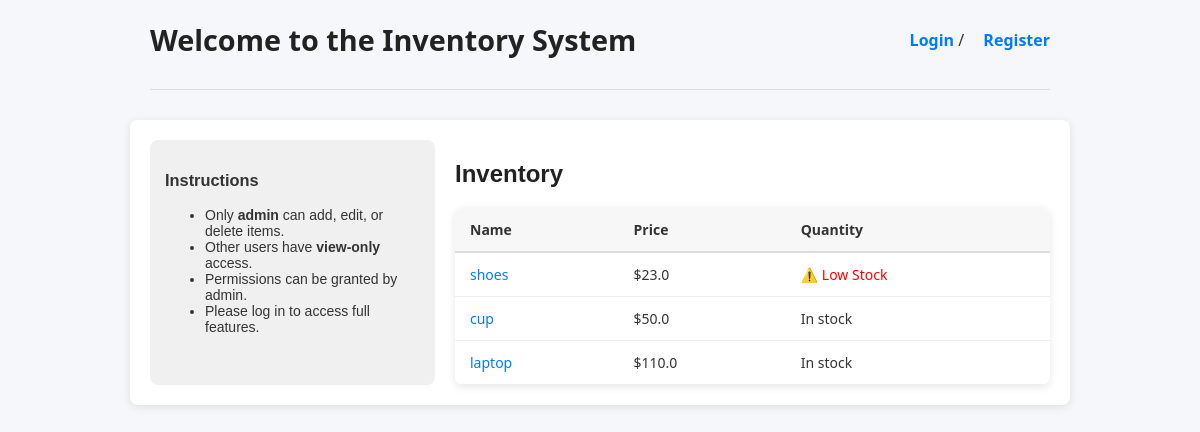
Before: / with the older database file.
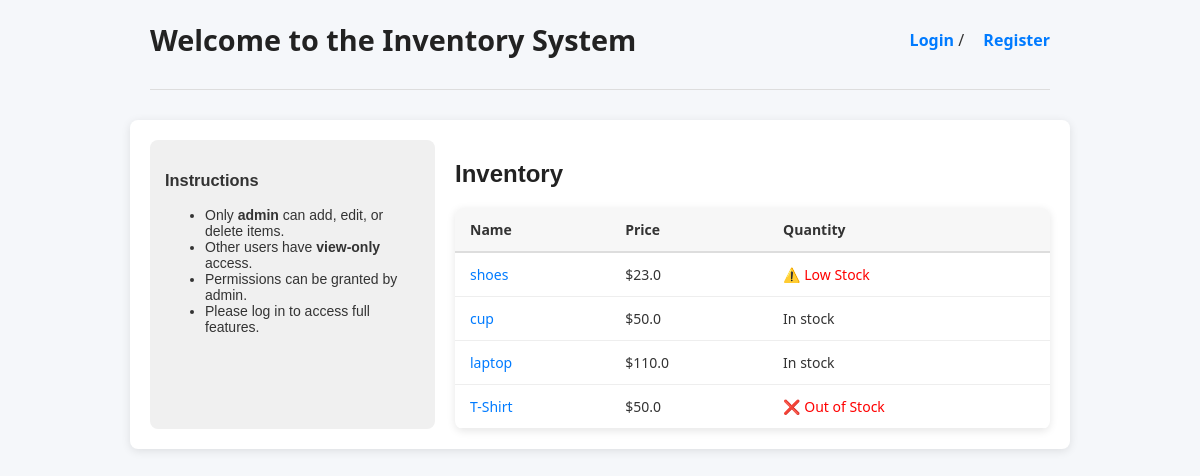
After: the same page with the newer database file.
### model.py (models this page shows)
class Item(Base):
    __tablename__ = "items"
    id = Column(Integer, primary_key=True, index=True)
    name = Column(String, index=True)
    description = Column(String, nullable=True)
    price = Column(Float)
    quantity = Column(Integer)

### main.py (the view)
@app.get("/", response_class=HTMLResponse)
def home_ui(request: Request, db: Session = Depends(get_db)):
    items = db.query(model.Item).all()
    return templates.TemplateResponse("items.html", {"request": request, "items": items})

### templates/items.html (shortened to what this page needs)
{% extends "main.html" %}
{% block content %}
<div class="layout">
  <div class="instructions">
    <h3>Instructions</h3>
    <ul>
      <li>Only <strong>admin</strong> can add, edit, or delete items.</li>
      <li>Other users have <strong>view-only</strong> access.</li>
      <li>Permissions can be granted by admin.</li>
      <li>Please log in to access full features.</li>
    </ul>
  </div>
  <div class="inventory-section">
    <h2>Inventory</h2>
    <table>
      <thead>
        <tr>
          <th>Name</th>
          <th>Price</th>
          <th>Quantity</th>
        </tr>
      </thead>
      <tbody>
        {% for item in items %}
        <tr>
          <td><a href="/item/{{ item.id }}">{{ item.name }}</a></td>
          <td>${{ item.price }}</td>
          <td>
            {% if item.quantity < 5 and item.quantity > 0 %}
              <span style="color: red;">⚠️ Low Stock</span>
            {% elif item.quantity == 0 %}
              <span style="color: red;">❌ Out of Stock</span>
            {% else %}
              <span>In stock</span>
            {% endif %}
          </td>
        </tr>
        {% endfor %}
      </tbody>
    </table>
  </div>
</div>
{% endblock %}

### templates/main.html (shortened to what this page needs)
<!DOCTYPE html>
<html lang="en">
<head>
</head>
<body>
  <header>
    <h1>Welcome to the Inventory System</h1>
    <nav>
      {% if request.cookies.get("user") %}
        <span>Welcome, {{ request.cookies.get("user") }}</span> |
        <a href="/logout">Logout</a>
      {% else %}
        <a href="/login">Login</a> / <a href="/register">Register</a>
      {% endif %}
    </nav>
  </header>
  <hr />
  <main>
    {% block content %}{% endblock %}
  </main>
</body>
</html>

### templates/main.html (style rules this page uses)
body { font-family: 'Segoe UI', Tahoma, Geneva, Verdana, sans-serif; background-color: #f5f7fa; color: #333; margin: 0; padding: 20px; }
header { max-width: 900px; margin: 0 auto 30px auto; display: flex; justify-content: space-between; align-items: center; }
h1 { margin: 0; font-weight: 700; font-size: 1.8rem; color: #222; }
nav a { color: #007bff; text-decoration: none; font-weight: 600; margin-left: 15px; transition: color 0.3s ease; }
hr { max-width: 900px; margin: 0 auto 30px auto; border: none; border-top: 1px solid #ddd; }
main { max-width: 900px; margin: 0 auto; background: white; padding: 20px; border-radius: 8px; box-shadow: 0 2px 10px rgb(0 0 0 / 0.1); }

### templates/items.html (style rules this page uses)
h2 { color: #222; margin-bottom: 20px; font-family: Arial, sans-serif; }
.layout { display: flex; gap: 20px; }
.instructions { width: 30%; background-color: #f0f0f0; padding: 15px; border-radius: 8px; font-family: Arial, sans-serif; font-size: 14px; color: #333; }
.inventory-section { width: 70%; }
table { width: 100%; border-collapse: collapse; background-color: #fff; border-radius: 8px; overflow: hidden; box-shadow: 0 2px 8px rgba(0, 0, 0, 0.1); }
thead tr { background-color: #f7f7f7; border-bottom: 2px solid #ddd; }
th, td { text-align: left; padding: 12px 15px; border-bottom: 1px solid #eee; font-size: 14px; }
a { color: #007bff; text-decoration: none; transition: color 0.3s ease; }

Changed rows visible on the page:
added Item: name "T-Shirt", price "50.0", quantity "❌ Out of Stock"
